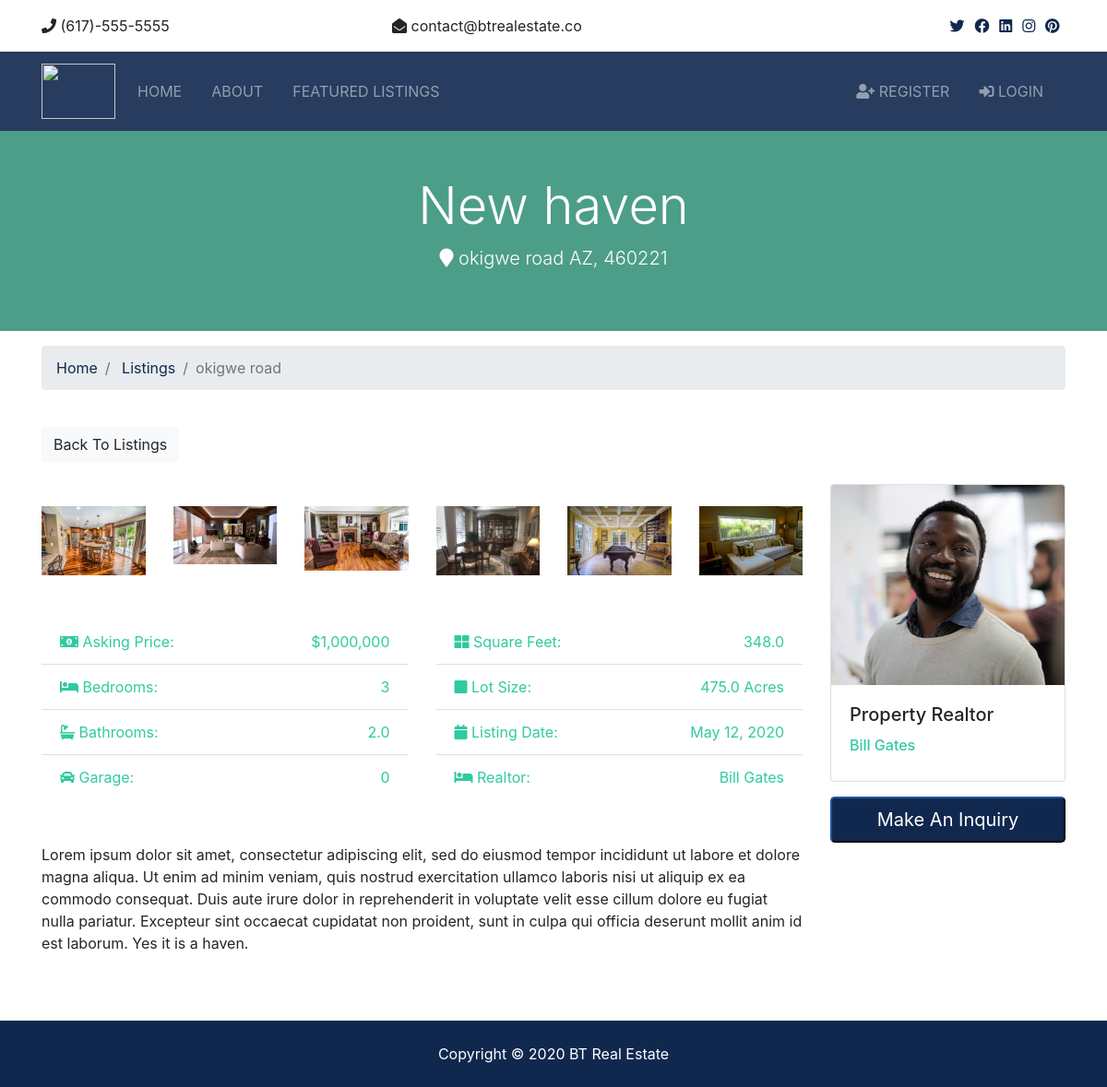
/listing/2/, run on the app's committed database.
### real_estate_app/models.py (models this page shows, shortened)
class Listing(models.Model):
	realtor = models.ForeignKey(Realtor, on_delete=models.CASCADE)
	title = models.CharField(max_length=150)
	price = models.IntegerField()
	description = models.TextField(blank=True, null=True)
	address = models.CharField(max_length=400, blank=True)
	state = models.CharField(max_length=30, blank=True)
	city =models.CharField(max_length=60, blank=True)
	zipcode = models.CharField(max_length=20, blank=True)
	area = models.FloatField(blank=True)
	lot_size = models.DecimalField(blank=True, max_digits=5, decimal_places=1, null=True)
	bedroom = models.IntegerField(blank=True)
	bathroom = models.DecimalField(blank=True, max_digits=2, decimal_places=1)
	d_time = models.DateTimeField(auto_now_add=True, blank=True) #default=datetime.now
	garage = models.IntegerField(default=0)
	image_main = models.ImageField(upload_to='photos/%Y/%m/%d', blank=True)
	image_1 = models.ImageField(upload_to='photos/%Y/%m/%d', blank=True)
	image_2 = models.ImageField(upload_to='photos/%Y/%m/%d', blank=True)
	image_3 = models.ImageField(upload_to='photos/%Y/%m/%d', blank=True)
	image_4 = models.ImageField(upload_to='photos/%Y/%m/%d', blank=True)
	image_5 = models.ImageField(upload_to='photos/%Y/%m/%d', blank=True)
	image_6 = models.ImageField(upload_to='photos/%Y/%m/%d', blank=True)
	is_published = models.BooleanField(default=True)

class Realtor(models.Model):
	name = models.CharField(max_length=120)
	image = models.ImageField(upload_to="photos/%Y/%m/%d", blank=True)
	description = models.TextField(blank=True)
	email = models.CharField(max_length=100, blank=True)
	phone = models.CharField(max_length=40, blank=True)
	is_mvp = models.BooleanField(default=False)
	hired_date = models.DateTimeField(default=datetime.now, blank=True)

### real_estate_app/views.py (the view)
# urls.py: path('listing/<str:pk>/', views.listing, name="listing"),
def listing(request, pk):
	listing_item = Listing.objects.get(pk=pk)
	context = {"listing":listing_item}
	return render(request, "real_estate_app/listing.html", context)

### real_estate_app/templates/real_estate_app/listing.html (shortened to what this page needs)
{% extends "real_estate_app/base.html" %}
{% load static %}
{% load humanize %}
{% block content %}
  <section id="showcase-inner" class="py-5 text-white">
    <div class="container">
      <div class="row text-center">
        <div class="col-md-12">
          <h1 class="display-4">{{listing.title}}</h1>
          <p class="lead">
            <i class="fas fa-map-marker"></i> {{listing.address}} {{listing.state}}, {{listing.zipcode}}</p>
        </div>
      </div>
    </div>
  </section>
  <section id="bc" class="mt-3">
    <div class="container">
      <nav>
        <ol class="breadcrumb">
          <li class="breadcrumb-item">
            <a href="{% url 'index' %}">Home</a>
          </li>
          <li class="breadcrumb-item">
            <a href="{% url 'listings' %}">Listings</a>
          </li>
          <li class="breadcrumb-item active">{{listing.address}}</li>
        </ol>
      </nav>
    </div>
  </section>
  <section id="listing" class="py-4">
    <div class="container">
      <a href="{% url 'listings' %}" class="btn btn-light mb-4">Back To Listings</a>
      <div class="row">
        <div class="col-md-9">
          <div class="row mb-5 thumbs">
            <div class="col-md-2">
              <a href="{% static 'assets/img/homes/home-inside-1.jpg' %}" data-lightbox="home-images">
                <img src="{{listing.image_1.url}}" alt="" class="img-fluid">
              </a>
            </div>
            <div class="col-md-2">
              <a href="{% static 'assets/img/homes/home-inside-2.jpg' %}" data-lightbox="home-images">
                <img src="{{listing.image_2.url}}" alt="" class="img-fluid">
              </a>
            </div>
            <div class="col-md-2">
              <a href="{% static 'assets/img/homes/home-inside-3.jpg' %}" data-lightbox="home-images">
                <img src="{{listing.image_3.url}}" alt="" class="img-fluid">
              </a>
            </div>
            <div class="col-md-2">
              <a href="{% static 'assets/img/homes/home-inside-4.jpg' %}" data-lightbox="home-images">
                <img src="{{listing.image_4.url}}" alt="" class="img-fluid">
              </a>
            </div>
            <div class="col-md-2">
              <a href="{% static 'assets/img/homes/home-inside-5.jpg' %}" data-lightbox="home-images">
                <img src="{{listing.image_5.url}}" alt="" class="img-fluid">
              </a>
            </div>
            <div class="col-md-2">
              <a href="{% static 'assets/img/homes/home-inside-6.jpg' %}" data-lightbox="home-images">
                <img src="{{listing.image_6.url}}" alt="" class="img-fluid">
              </a>
            </div>
          </div>
          <div class="row mb-5 fields">
            <div class="col-md-6">
              <ul class="list-group list-group-flush">
                <li class="list-group-item text-secondary">
                  <i class="fas fa-money-bill-alt"></i> Asking Price:
                  <span class="float-right">${{listing.price | intcomma}}</span>
                </li>
                <li class="list-group-item text-secondary">
                  <i class="fas fa-bed"></i> Bedrooms:
                  <span class="float-right">{{listing.bedroom}}</span>
                </li>
                <li class="list-group-item text-secondary">
                  <i class="fas fa-bath"></i> Bathrooms:
                  <span class="float-right">{{listing.bathroom}}</span>
                </li>
                <li class="list-group-item text-secondary">
                  <i class="fas fa-car"></i> Garage:
                  <span class="float-right">{{listing.garage}}
                  </span>
                </li>
              </ul>
            </div>
            <div class="col-md-6">
              <ul class="list-group list-group-flush">
                <li class="list-group-item text-secondary">
                  <i class="fas fa-th-large"></i> Square Feet:
                  <span class="float-right">{{listing.area}}</span>
                </li>
                <li class="list-group-item text-secondary">
                  <i class="fas fa-square"></i> Lot Size:
                  <span class="float-right">{{listing.lot_size}} Acres
                  </span>
                </li>
                <li class="list-group-item text-secondary">
                  <i class="fas fa-calendar"></i> Listing Date:
                  <span class="float-right">{{listing.d_time.date}}</span>
                </li>
                <li class="list-group-item text-secondary">
                  <i class="fas fa-bed"></i> Realtor:
                  <span class="float-right">{{listing.realtor.name}}
                  </span>
                </li>
              </ul>
            </div>
          </div>
          <div class="row mb-5">
            <div class="col-md-12">
              {{listing.description}}
            </div>
          </div>
        </div>
        <div class="col-md-3">
          <div class="card mb-3">
            <img class="card-img-top" src="{{listing.realtor.image.url}}" alt="Seller of the month">
            <div class="card-body">
              <h5 class="card-title">Property Realtor</h5>
              <h6 class="text-secondary">{{listing.realtor.name}}</h6>
            </div>
          </div>
          <button class="btn-primary btn-block btn-lg" data-toggle="modal" data-target="#inquiryModal">Make An Inquiry</button>
        </div>
      </div>
    </div>
  </section>
{% endblock %}

### data on the page
Listing: title "New haven", address "okigwe road", state "AZ", zipcode "460221", image_1 (picture), image_2 (picture), image_3 (picture), image_4 (picture), image_5 (picture), image_6 (picture), price "1,000,000", bedroom "3", bathroom "2.0", garage "0", area "348.0", lot_size "475.0", d_time "May 12, 2020", realtor.name "Bill Gates", description "Lorem ipsum dolor sit amet, consectetur adipiscing elit, sed do eiusmod tempor incididunt ut labore et dolore magna aliqua. Ut enim ad minim veniam, quis nostrud exercitation ullamco laboris nisi ut aliquip ex ea commodo consequat. Duis aute irure dolor in reprehenderit in voluptate velit esse cillum dolore eu fugiat nulla pariatur. Excepteur sint occaecat cupidatat non proident, sunt in culpa qui officia deserunt mollit anim id est laborum. Yes it is a haven.", realtor.image (picture)
